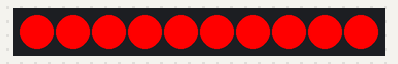
Recording of a sketch running on a simulated ESP32. Parts: 10 RGB LEDs in strip order, left to right.

Above: at 0.1 s.
At 0.6 s:
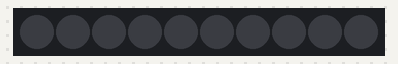

Measured:
- what the display in image 1 shows lasts 0.5 s, from 0.5 s to 1.0 s

The sketch:

Listing1-5.ino
```cpp
/*******************************************************************************
 * Sketch name: Battery base LEDs
 * Description: Flash LEDs on M5Stack Core2 M5G0 battery base
 * Created on:  February 2023
 * Author:      Neil Cameron
 * Book:        ESP32 Communication
 * Chapter :    1 - ESP32 microcontroller
 ******************************************************************************/
#include <FastLED.h>        // include FastLED library
#define nLEDs 10          // number of LEDs on battery base
CRGB leds[nLEDs];
#define LEDpin 25   // int LEDpin = 25 doesn't function with FastLED library

void setup()
{FastLED.addLeds<NEOPIXEL, LEDpin>(leds, nLEDs);}

void loop()
{
  fill_solid(leds, 10, CRGB::Red);      // turn on LEDs with red colour
  FastLED.show();           // update LED states
  delay(500);
  fill_solid(leds, 10, CRGB::Black);    // turn off LEDs
  FastLED.show();
  delay(500);
}
```
